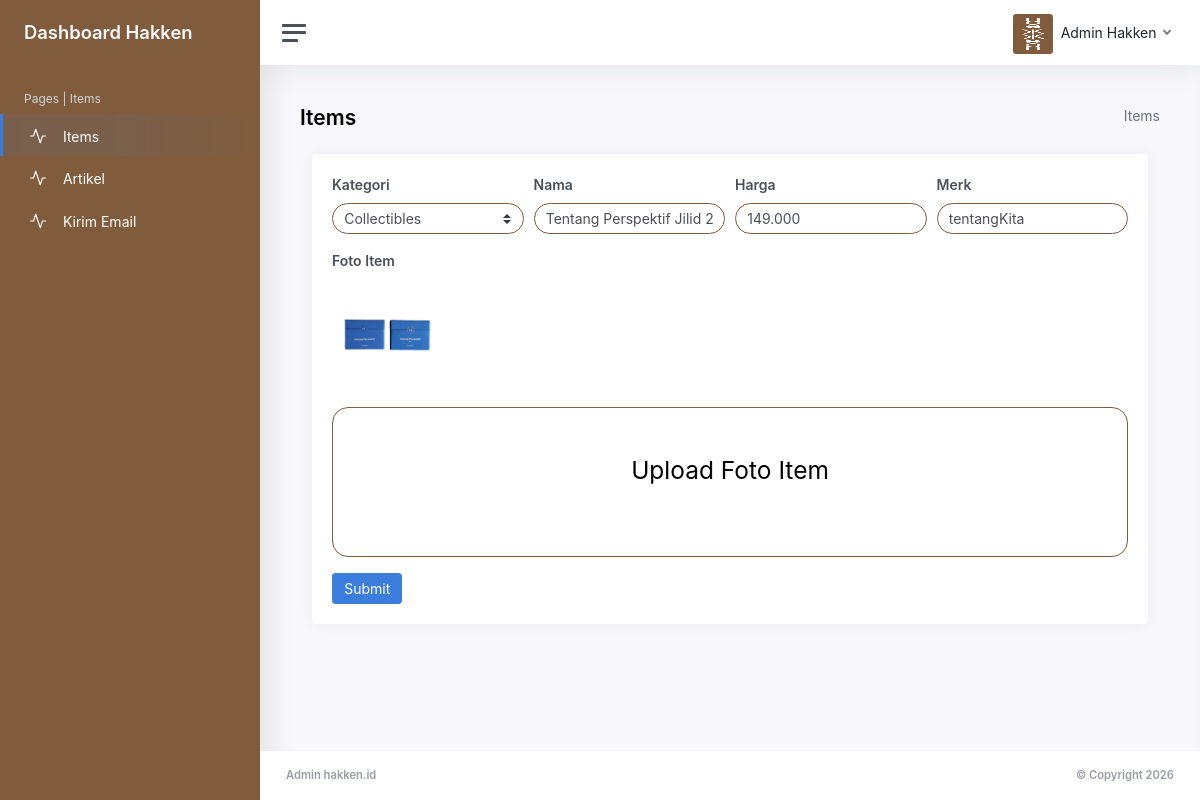
The page /Dashboard/AddItems?id=3 on the database its author committed.
### tables this page shows
CREATE TABLE `items` (
  `id` int(11) NOT NULL AUTO_INCREMENT,
  `gambar` varchar(255) DEFAULT NULL,
  `kategori` varchar(100) DEFAULT NULL,
  `nama` varchar(255) DEFAULT NULL,
  `harga` int(11) DEFAULT NULL,
  `merk` varchar(255) DEFAULT NULL,
  `created_at` datetime DEFAULT current_timestamp(),
  `updated_at` datetime DEFAULT NULL,
  PRIMARY KEY (`id`)
);

### src/application/controllers/Dashboard.php (called while the page is built, shortened)
<?php
class Dashboard extends CI_Controller {
    public function __construct()
	{
		$this->load->model('Production');
      $this->load->library('form_validation');
	}
    public function AddItems()
	{
		$id = $this->input->get('id');
		if($id){
			$data['item'] = $this->Production->getDetailItem($id)[0];
		} else {
			$data['item'] = '';
		}
		$data['judul'] = 'Items';
		$data['kategori'] = $this->Production->getKategoriItems();
		$this->load->view('dashboard/templates/header', $data);
		$this->load->view('dashboard/addItem', $data);
		$this->load->view('dashboard/templates/footer');
		$this->load->view('dashboard/addItem_js');
		$this->load->view('dashboard/templates/end');
    }
}
?>

### src/index.php (called while the page is built, shortened)
<?php
require_once BASEPATH.'core/CodeIgniter.php';

### src/application/models/Production.php (called while the page is built, shortened)
<?php
class Production extends CI_model
{
	public function getDetailItem($id) {
		$exec = $this->db->select('*')
      	->from('items')
			->where('id', $id)
      	->get()
      	->result();
    	return $exec;
  	}
	public function getKategoriItems() {
		$exec = $this->db->select('*')
      	->from('kategori_items')
      	->get()
      	->result();
    	return $exec;
  	}
}
?>

### src/application/views/dashboard/addItem.php (the view, shortened to what this page needs)
<div class="row mb-2 mb-xl-3">
       <div class="col-auto d-none d-sm-block">
           <h3><strong><?= $judul; ?></strong></h3>
       </div>
       <div class="col-auto ml-auto text-right mt-n1">
           <nav aria-label="breadcrumb">
               <ol class="breadcrumb bg-transparent p-0 mt-1 mb-0">
                   <li class="breadcrumb-item active" aria-current="page"><?= $judul; ?></li>
               </ol>
           </nav>
       </div>
   </div>
   <div class="col-md-12">
       <div class="card">
           <div class="card-body">
               <form id="form-item">
                   <div class="form-row">
                       <div class="form-group col-lg-3">
                           <label for="kategori">Kategori</label>
					  <select class="custom-select" id="kategori" name="kategori">
									<?php foreach($kategori as $row){
							if($row->id == $item->kategori){
								echo '<option value="'.$row->id.'" selected>'.$row->nama.'</option>';
							} else {
								echo '<option value="'.$row->id.'">'.$row->nama.'</option>';
							}
						} ?>
							  </select>
                       </div>
                       <div class="form-group col-lg-3">
                           <label for="nama">Nama</label>
                           <input
                               type="text"
                               id="nama"
                               name="nama"
                               class="form-control"
                               placeholder="Nama"
                               value="<?php
                                   if ($item != '') {
                                       echo $item->nama;
                                   }
                               ?>"
                           >
                       </div>
                       <div class="form-group col-lg-3">
                           <label for="harga">Harga</label>
                           <input
                               type="text"
                               id="harga"
                               name="harga"
                               class="form-control jumlahpisah"
                               value="<?php
                                  if ($item != '') {
                                       echo $item->harga;
                                  } else {
									echo 0;
								}
                               ?>"
                           >
                       </div>
                       <div class="form-group col-lg-3">
                           <label for="merk">Merk</label>
                           <input
                               type="text"
                               id="merk"
                               name="merk"
                               class="form-control"
                               placeholder="Merk"
                               value="<?php
                                   if ($item != '') {
                                       echo $item->merk;
                                   }
                               ?>"
                           >
                       </div>
                   </div>
                   <div class="form-group">
                       <label class="form-label w-100">Foto Item</label>
                       <?php
                               if ($item != '') {
                                   echo '<img src="'.base_url().$item->gambar.'" style="height:7rem; margin-bottom:1rem;">';
                               }
                           ?>
                       <div class="dropzone form-group">
                           <div class="dz-message">
                               <h2>Upload Foto Item</h2>
                           </div>
                       </div>
                   </div>
			<button type="button" class="btn btn-primary submit">Submit</button>
               </form>
           </div>
       </div>
   </div>

### rows shown on the page
items: nama "Tentang Perspektif Jilid 2", harga "149.000", merk "tentangKita", gambar (picture)

### other values the page prints
$judul "Items"
form field kategori "Collectibles"
